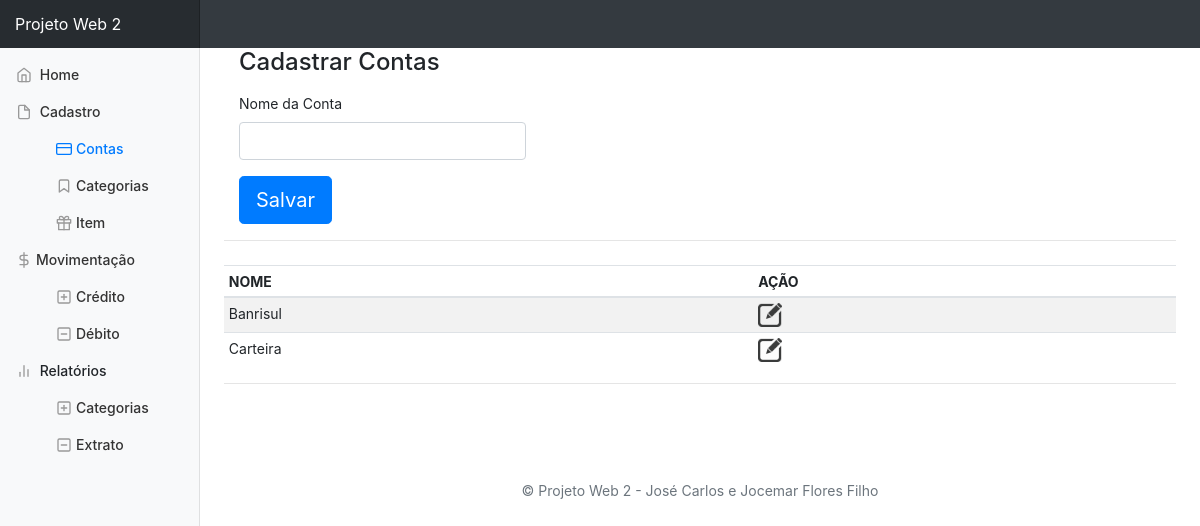
Before: /?page=cadastro_conta with the older database file.
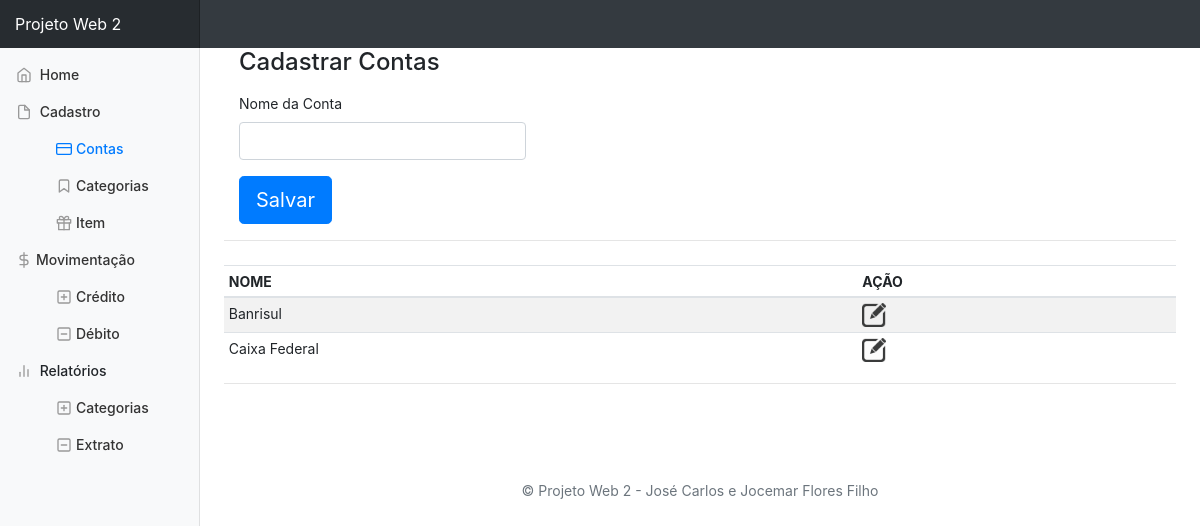
After: the same page with the newer database file.
### tables this page shows
CREATE TABLE `contas` (
  `id` int(10) UNSIGNED NOT NULL,
  `nome` varchar(45) NOT NULL
);

### class/class.ContasDAO.php (called while the page is built, shortened)
<?php
include_once($_SERVER['DOCUMENT_ROOT']."/projeto-web2/inc/class.DbAdmin.php");
require_once 'class.Contas.php';
class ContasDAO
{
	private $dba;
	public function ContasDAO()
	{
		$dba = new DbAdmin('mysql');
		$dba->connect('localhost', 'root', '', 'contas');
		$this->dba = $dba;
	}
	public function lista()
	{
		$dba = $this->dba;
		$query = 'SELECT * FROM contas ORDER BY nome';
		$res = $dba->query($query);
		$num = $dba->linhas_consulta($res);
		for ($i=0; $i<$num; $i++) {
			$idc = $dba->result($res, $i, 'id');
			$nom = $dba->result($res, $i, 'nome');
			$con = new Contas();
			$con->setId($idc);
			$con->setNome($nom);
			$ver[] = $con;
		}
		return $ver;
	}
}
 ?>

### inc/class.DbAdmin.php (called while the page is built, shortened)
<?php
	class DbAdmin{
		private $conn;
		private $tipo;
		public function DbAdmin($tipo){
			$this->tipo = $tipo;
		}
		public function connect($host, $user, $pass, $base){
			switch ($this->tipo) {
				case 'mysql':
					$this->conn = mysql_connect($host, $user, $pass) or die(mysql_error());
					break;
			}
		}
		public function query($sql){
			switch ($this->tipo) {
				case 'mysql':
					$res = mysql_query($sql, $this->conn) or die(mysql_error());
					break;
			}
			return $res;
		}
		public function linhas_consulta($res){
			$num = mysql_num_rows($res);
			return $num;
		}
		public function result ($res, $lin, $col){
			switch($this->tipo){
				case 'mysql':
					$val = mysql_result($res, $lin, $col);
				break;
			}
			return $val;
		}
	}
?>

### class/class.Contas.php (called while the page is built, shortened)
<?php
	class Contas{
		private $id;
		private $nome;
		public function setId($id){
			$this->id = $id;
		}
		public function setNome($nome){
			$this->nome = $nome;
		}
		public function getId(){
			return $this->id;
		}
		public function getNome(){
			return $this->nome;
		}
	}
?>

### src/tpl.cadastro_conta.php (the view, shortened to what this page needs)
<?php
  include_once('class/class.Contas.php');
  include_once('class/class.ContasDAO.php');
  $contasDAO = new ContasDAO();
  if( isset($_GET['editar']) and !empty($_GET['editar']) ){
    $id = $_GET['id'];
    $vetor = $contasDAO->listaUm($id);
  ?>
<div class="container">
  <div class="row">
    <div class="col-md-8 order-md-1">
      <h4 class="mb-3">Cadastrar Contas</h4>
      <form class="needs-validation" action="src/acao_contas.php" method="POST" novalidate>
        <input type="hidden" name="acao" value="editar">
        <input type="hidden" name="id" value="<?php echo $vetor[0]->getId();?>">
        <div class="row">
          <div class="col-md-6 mb-3">
            <label for="firstName">Nome da Conta</label>
            <input type="text" class="form-control" name="nome" id="nome" placeholder="" value="<?php echo $vetor[0]->getNome();?>" required>
          </div>
        </div>
        <button class="btn btn-primary btn-lg" type="submit">Salvar</button>
      </form>
    </div>
  </div>
</div>
<?php
  }else{
?>
  <div class="container">
  <div class="row">
    <div class="col-md-8 order-md-1">
      <h4 class="mb-3">Cadastrar Contas</h4>
      <form class="needs-validation" action="src/acao_contas.php" method="POST" novalidate>
        <div class="row">
          <div class="col-md-6 mb-3">
            <label for="firstName">Nome da Conta</label>
            <input type="text" class="form-control" name="nome" id="nome" placeholder="" value="" required>
          </div>
        </div>
        <button class="btn btn-primary btn-lg" type="submit">Salvar</button>
      </form>
    </div>
  </div>
</div>
<?php
  }
?>
<hr class="mb-4">
<div class="table-responsive">
  <table class="table table-striped table-sm">
    <thead>
      <tr>
        <th>NOME</th>
        <th>AÇÃO</th>
      </tr>
    </thead>
    <tbody>
    <?php
    $lista = $contasDAO->lista();
      if($lista != 0){
        foreach ($lista as $i =>$val) {
          echo '<tr>';
          echo '<td>'. $lista[$i]->getNome() .'</td>';
          echo '<td>';
          echo '<a href= "index.php?page=cadastro_conta&editar=1&id='. $lista[$i]->getId() .'&acao=editar"><img width="24px" heigth="24px" src="img/edit.png"></a>';
          echo '</td>';
          echo '</tr>';
        }
      }else{
        echo 'Nenhum registro encontrado!';
      }
    ?>
  </tbody>
  </table>
<?php include 'tpl.footer.php'; ?>
</div>

Changed rows visible on the page:
removed contas: nome "Carteira"
added contas: nome "Caixa Federal"
